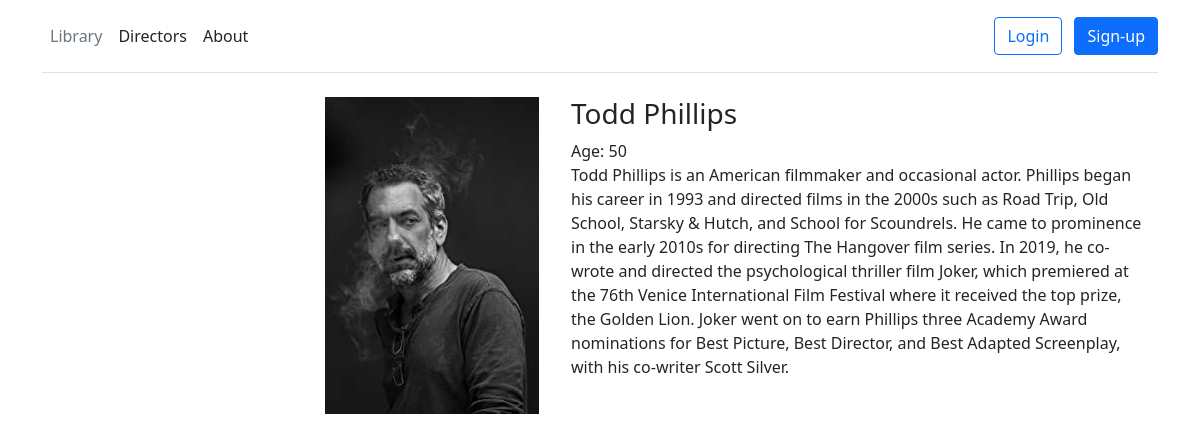
Screenshot of /director/3/ with the database file from the repository.
### movies/models.py (models this page shows, shortened)
class Director(models.Model):
    name = models.CharField("Name", max_length=150)
    description = models.TextField("Description")
    age = models.PositiveSmallIntegerField("Age", default=0)
    image = models.ImageField("Image", upload_to="directors/", default="movies/default_poster.png")
    class Meta:
        verbose_name = "Director"
        verbose_name_plural = "Directors"

### movies/views.py (the view)
# urls.py: path('director/<int:pk>/', views.DirectorDetailedView.as_view(), name="director-detail"),
class DirectorDetailedView(DetailView):
    model = Director
    template_name = 'movies/director_detail.html'
    slug_field = "id"

### movies/templates/movies/director_detail.html (shortened to what this page needs)
{% extends 'movies/base.html' %}
{% load static %}
{% block content %}
    <div class="d-flex flex-row justify-content-end m-2 flex-wrap">
        <div id="movie-data" class="w-75">
            <div class="d-flex flex-row">
                <div id="image">
                    <img src="{{ director.image.url }}" alt="{{ director.name }} image" >
                </div>
                <div>
                    <ul style="list-style: none" class="">
                    <li><h3>{{ director.name }}</h3></li>
                    <li>Age: {{ director.age }}</li>
                    <li>{{ director.description }}</li>
                </ul>
                </div>
            </div>
        </div>
        </div>
    </div>
{% endblock %}

### rows the page displays
Director: image (picture), name "Todd Phillips", age "50", description "Todd Phillips is an American filmmaker and occasional actor. Phillips began his career in 1993 and directed films in the 2000s such as Road Trip, Old School, Starsky & Hutch, and School for Scoundrels. He came to prominence in the early 2010s for directing The Hangover film series. In 2019, he co-wrote and directed the psychological thriller film Joker, which premiered at the 76th Venice International Film Festival where it received the top prize, the Golden Lion. Joker went on to earn Phillips three Academy Award nominations for Best Picture, Best Director, and Best Adapted Screenplay, with his co-writer Scott Silver."
